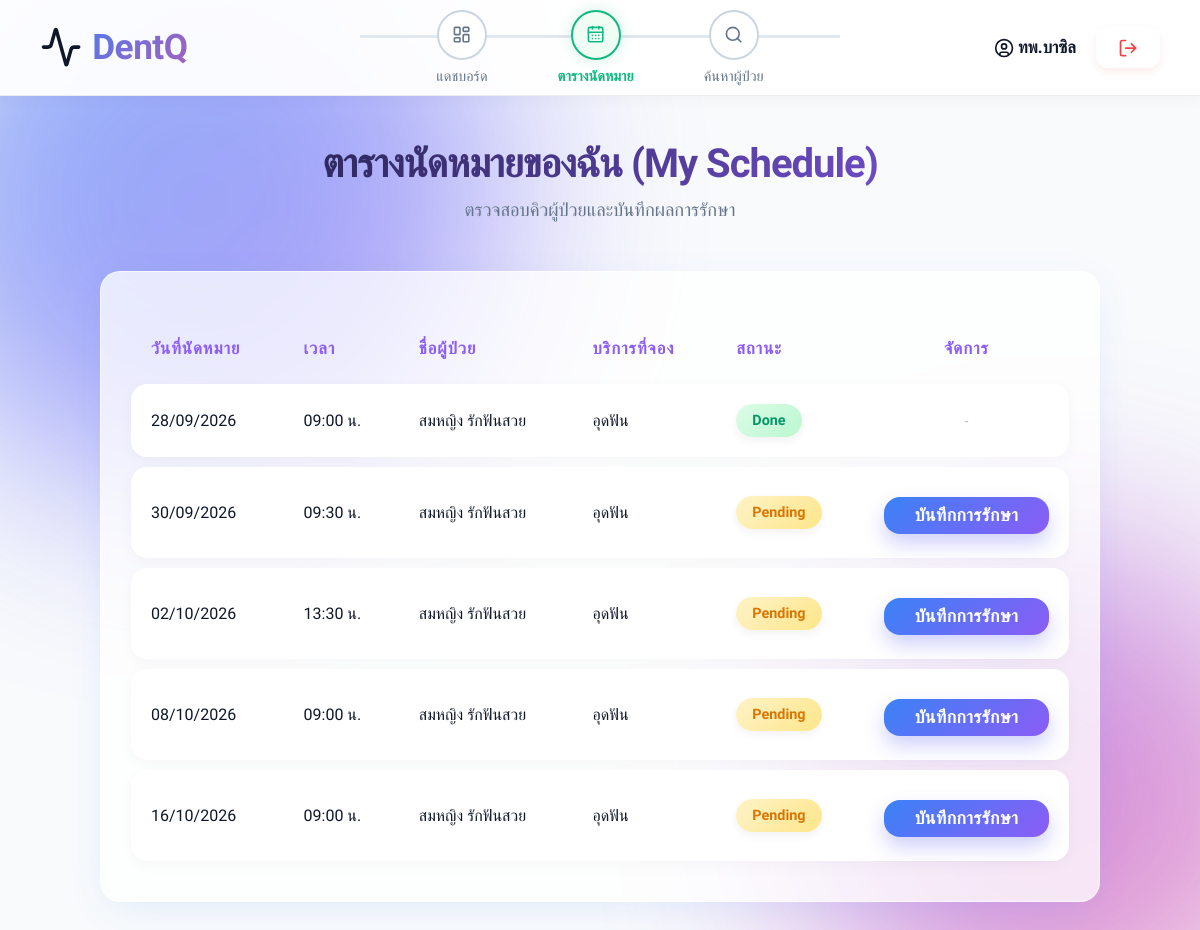
The app's page /schedule.php (signed in) with its own data.
### tables this page shows
CREATE TABLE `appointment` (
  `Appointment_ID` int(11) NOT NULL,
  `Patient_ID` int(11) DEFAULT NULL,
  `Dentist_ID` int(11) DEFAULT NULL,
  `Service_ID` int(11) DEFAULT NULL,
  `Appt_Date` date DEFAULT NULL,
  `Time_Slot` time DEFAULT NULL,
  `Status` varchar(20) DEFAULT 'Pending'
);

CREATE TABLE `patient` (
  `Patient_ID` int(11) NOT NULL,
  `Name_Surname` varchar(100) NOT NULL,
  `Phone` varchar(20) DEFAULT NULL,
  `Email` varchar(100) NOT NULL,
  `Password` varchar(255) NOT NULL
);

CREATE TABLE `service` (
  `Service_ID` int(11) NOT NULL,
  `Service_Name` varchar(100) NOT NULL,
  `Description` text DEFAULT NULL,
  `Duration` int(11) NOT NULL,
  `Price` decimal(10,2) NOT NULL
);

### schedule.php (the view, shortened to what this page needs)
<?php
require_once '../includes/db.php';
$dentist_id = $_SESSION['user_id'];
$sql = "SELECT a.Appointment_ID, a.Appt_Date, a.Time_Slot, a.Status,
               p.Name_Surname AS Patient_Name, s.Service_Name
        FROM Appointment a
        JOIN Patient p ON a.Patient_ID = p.Patient_ID
        JOIN Service s ON a.Service_ID = s.Service_ID
        WHERE a.Dentist_ID = $dentist_id
        ORDER BY a.Appt_Date ASC, a.Time_Slot ASC";
$result = $conn->query($sql);
include '../includes/header.php';
?>
<div class="dashboard-header">
    <h2>ตารางนัดหมายของฉัน (My Schedule)</h2>
    <p>ตรวจสอบคิวผู้ป่วยและบันทึกผลการรักษา</p>
</div>
<div class="booking-container" style="max-width: 1000px; margin: 0 auto; background: #152238; padding: 30px; border-radius: 10px; border: 1px solid #2a4365;">
    <table style="width: 100%; border-collapse: collapse; text-align: left; color: white;">
        <thead>
            <tr style="border-bottom: 2px solid #2a4365; color: #a9bcd0;">
                <th style="padding: 12px;">วันที่นัดหมาย</th>
                <th style="padding: 12px;">เวลา</th>
                <th style="padding: 12px;">ชื่อผู้ป่วย</th>
                <th style="padding: 12px;">บริการที่จอง</th>
                <th style="padding: 12px;">สถานะ</th>
                <th style="padding: 12px; text-align: center;">จัดการ</th>
            </tr>
        </thead>
        <tbody>
            <?php if ($result->num_rows > 0): ?>
                <?php while($row = $result->fetch_assoc()): ?>
                    <tr style="border-bottom: 1px solid #2a4365;">
                        <td style="padding: 12px;"><?php echo date('d/m/Y', strtotime($row['Appt_Date'])); ?></td>
                        <td style="padding: 12px;"><?php echo date('H:i', strtotime($row['Time_Slot'])); ?> น.</td>
                        <td style="padding: 12px;"><?php echo htmlspecialchars($row['Patient_Name']); ?></td>
                        <td style="padding: 12px;"><?php echo htmlspecialchars($row['Service_Name']); ?></td>
                        <td style="padding: 12px;">
                            <?php
                                $status = $row['Status'];
                                $badge_color = '#a9bcd0';
                                if($status == 'Pending') $badge_color = '#f39c12';
                                if($status == 'Done') $badge_color = '#4CAF50';
                            ?>
                            <span style="background: <?php echo $badge_color; ?>; color: white; padding: 4px 10px; border-radius: 12px; font-size: 0.85rem;">
                                <?php echo $status; ?>
                            </span>
                        </td>
                        <td style="padding: 12px; text-align: center;">
                            <?php if($status != 'Cancelled' && $status != 'Done'): ?>
                                <a href="treatment.php?appt_id=<?php echo $row['Appointment_ID']; ?>"
                                   class="btn" style="padding: 8px 15px; font-size: 0.9rem; text-decoration: none;">บันทึกการรักษา</a>
                            <?php else: ?>
                                <span style="color: #a9bcd0; font-size: 0.9rem;">-</span>
                            <?php endif; ?>
                        </td>
                    </tr>
                <?php endwhile; ?>
            <?php else: ?>
                <tr>
                    <td colspan="6" style="padding: 20px; text-align: center; color: #a9bcd0;">ยังไม่มีคิวนัดหมาย</td>
                </tr>
            <?php endif; ?>
        </tbody>
    </table>
</div>
<?php include '../includes/footer.php'; ?>

### style.css (style rules this page uses)
:root { --primary: #3b82f6; --primary-hover: #2563eb; --secondary: #8b5cf6; --accent: #ec4899; --bg-color: #f8fafc; --card-bg: rgba(255, 255, 255, 0.75); --card-border: rgba(255, 255, 255, 0.6); --text-main: #0f172a; --text-muted: #64748b; --shadow-soft: 0 10px 40px -10px rgba(59, 130, 246, 0.15); --shadow-hover: 0 20px 40px -5px rgba(139, 92, 246, 0.2); }
* { margin: 0; padding: 0; box-sizing: border-box; font-family: 'Prompt', 'Inter', sans-serif; }
body { background-color: var(--bg-color); color: var(--text-main); min-height: 100vh; display: flex; flex-direction: column; align-items: center; justify-content: center; overflow-x: hidden; position: relative; }
body::before, body::after { content: ''; position: fixed; border-radius: 50%; filter: blur(100px); z-index: -1; animation: blobMove 15s infinite alternate cubic-bezier(0.4, 0, 0.2, 1); opacity: 0.6; }
body::before { width: 600px; height: 600px; background: linear-gradient(135deg, var(--primary), var(--secondary)); top: -100px; left: -100px; }
body::after { width: 500px; height: 500px; background: linear-gradient(135deg, var(--secondary), var(--accent)); bottom: -100px; right: -100px; animation-delay: -5s; animation-duration: 20s; }
.btn { width: 100%; padding: 16px 24px; background: linear-gradient(135deg, var(--primary) 0%, var(--secondary) 100%) !important; color: #ffffff !important; border: none !important; border-radius: 16px !important; font-size: 1.1rem !important; font-weight: 700 !important; cursor: pointer !important; transition: all 0.3s cubic-bezier(0.4, 0, 0.2, 1) !important; box-shadow: 0 10px 20px rgba(99, 102, 241, 0.3) !important; margin-top: 10px !important; display: inline-block !important; text-align: center !important; text-decoration: none !important; letter-spacing: 0.5px; position: relative; overflow: hidden; z-index: 1; }
.btn::before { content: ''; position: absolute; top: 0; left: 0; width: 100%; height: 100%; background: linear-gradient(135deg, var(--secondary) 0%, var(--accent) 100%); opacity: 0; transition: opacity 0.3s ease; z-index: -1; }
.dashboard-header { text-align: center; margin-bottom: 50px; }
.dashboard-header h2 { font-size: 2.5rem; font-weight: 800; background: linear-gradient(135deg, var(--text-main), var(--secondary)); -webkit-background-clip: text; -webkit-text-fill-color: transparent; margin-bottom: 12px; letter-spacing: -1px; }
.dashboard-header p { color: var(--text-muted); font-size: 1.15rem; font-weight: 500; }
.booking-container { background: var(--card-bg) !important; backdrop-filter: blur(15px); border: 1px solid var(--card-border) !important; box-shadow: var(--shadow-soft) !important; border-radius: 20px !important; padding: 25px; }
table { width: 100%; border-collapse: separate !important; border-spacing: 0 10px !important; margin-top: 10px; }
thead th { font-weight: 700; color: var(--secondary) !important; padding: 16px 20px !important; border: none !important; text-align: left; font-size: 1.05rem; background: transparent !important; text-transform: uppercase; letter-spacing: 1px; }
tbody tr { background: #ffffff; box-shadow: 0 4px 15px rgba(0,0,0,0.03); border-radius: 16px; transition: all 0.3s ease; }
tbody td { padding: 20px !important; border: none !important; color: var(--text-main); font-size: 1rem; font-weight: 500; }
tbody td:first-child { border-top-left-radius: 16px; border-bottom-left-radius: 16px; }
tbody td:last-child { border-top-right-radius: 16px; border-bottom-right-radius: 16px; }
span[style*="background: #f39c12"], span[style*="background: #3498db"], span[style*="background: #4CAF50"], span[style*="background: #ff4d4d"] { background: transparent !important; font-weight: 700; border-radius: 20px !important; padding: 8px 16px !important; font-size: 0.9rem !important; display: inline-block; box-shadow: 0 4px 10px rgba(0,0,0,0.05); }
span[style*="background: #f39c12"] { color: #d97706 !important; background: linear-gradient(135deg, #fef3c7, #fde68a) !important; }
span[style*="background: #4CAF50"] { color: #059669 !important; background: linear-gradient(135deg, #dcfce7, #bbf7d0) !important; }

### records on screen
appointment: Appt_Date "28/09/2026", Time_Slot "09:00", Patient_ID.Name_Surname "สมหญิง รักฟันสวย", Service_ID.Service_Name "อุดฟัน", Status "Done"
appointment: Appt_Date "30/09/2026", Time_Slot "09:30", Patient_ID.Name_Surname "สมหญิง รักฟันสวย", Service_ID.Service_Name "อุดฟัน", Status "Pending"
appointment: Appt_Date "02/10/2026", Time_Slot "13:30", Patient_ID.Name_Surname "สมหญิง รักฟันสวย", Service_ID.Service_Name "อุดฟัน", Status "Pending"
appointment: Appt_Date "08/10/2026", Time_Slot "09:00", Patient_ID.Name_Surname "สมหญิง รักฟันสวย", Service_ID.Service_Name "อุดฟัน", Status "Pending"
appointment: Appt_Date "16/10/2026", Time_Slot "09:00", Patient_ID.Name_Surname "สมหญิง รักฟันสวย", Service_ID.Service_Name "อุดฟัน", Status "Pending"

### other values on screen
$_SESSION['user_name'] "ทพ.บาซิล"
